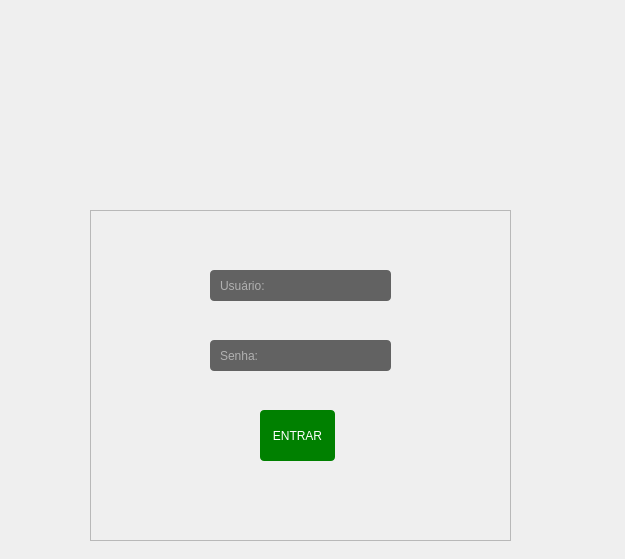
<?xml version="1.0" encoding="UTF-8"?>
<ui version="4.0">
 <class>Form</class>
 <widget class="QWidget" name="Form">
  <property name="geometry">
   <rect>
    <x>0</x>
    <y>0</y>
    <width>625</width>
    <height>559</height>
   </rect>
  </property>
  <property name="windowTitle">
   <string>PMP-Farmácias</string>
  </property>
  <property name="windowIcon">
   <iconset>
    <normaloff>../../../../../logo_pmp.ico</normaloff>../../../../../logo_pmp.ico</iconset>
  </property>
  <property name="styleSheet">
   <string notr="true"/>
  </property>
  <widget class="QFrame" name="frame">
   <property name="geometry">
    <rect>
     <x>90</x>
     <y>210</y>
     <width>421</width>
     <height>331</height>
    </rect>
   </property>
   <property name="frameShape">
    <enum>QFrame::StyledPanel</enum>
   </property>
   <property name="frameShadow">
    <enum>QFrame::Raised</enum>
   </property>
   <widget class="QLineEdit" name="userInput">
    <property name="geometry">
     <rect>
      <x>120</x>
      <y>60</y>
      <width>181</width>
      <height>31</height>
     </rect>
    </property>
    <property name="styleSheet">
     <string notr="true">font: 10pt &quot;MS Shell Dlg 2&quot;;
color:#fff;
background-color: rgba(0, 0, 0, 150);
border-radius:3.5px;
padding:8px;</string>
    </property>
    <property name="placeholderText">
     <string>Usuário:</string>
    </property>
   </widget>
   <widget class="QLineEdit" name="passwdInput">
    <property name="geometry">
     <rect>
      <x>120</x>
      <y>130</y>
      <width>181</width>
      <height>31</height>
     </rect>
    </property>
    <property name="styleSheet">
     <string notr="true">font: 10pt &quot;MS Shell Dlg 2&quot;;
color:#fff;
background-color: rgba(0, 0, 0, 150);
border-radius:3.5px;
padding:8px;</string>
    </property>
    <property name="echoMode">
     <enum>QLineEdit::Password</enum>
    </property>
    <property name="placeholderText">
     <string>Senha:</string>
    </property>
   </widget>
   <widget class="QPushButton" name="pushButton">
    <property name="geometry">
     <rect>
      <x>170</x>
      <y>200</y>
      <width>75</width>
      <height>51</height>
     </rect>
    </property>
    <property name="cursor">
     <cursorShape>PointingHandCursor</cursorShape>
    </property>
    <property name="styleSheet">
     <string notr="true">QPushButton{
	border-radius:3.5px;
	background-color:green;
	color:white;
}
QPushButton:hover{
	
	background-color:rgb(0,200,0);
	color:black;
}</string>
    </property>
    <property name="text">
     <string>ENTRAR</string>
    </property>
    <property name="flat">
     <bool>false</bool>
    </property>
   </widget>
  </widget>
  <widget class="QLabel" name="label_3">
   <property name="geometry">
    <rect>
     <x>170</x>
     <y>30</y>
     <width>271</width>
     <height>141</height>
    </rect>
   </property>
   <property name="text">
    <string/>
   </property>
   <property name="pixmap">
    <pixmap>../../../Downloads/logo_pmp.png</pixmap>
   </property>
  </widget>
  <widget class="QFrame" name="frame_2">
   <property name="geometry">
    <rect>
     <x>-11</x>
     <y>-1</y>
     <width>651</width>
     <height>581</height>
    </rect>
   </property>
   <property name="styleSheet">
    <string notr="true">background-image: url(:/images/wallpaper_pmp.jpg);</string>
   </property>
   <property name="frameShape">
    <enum>QFrame::StyledPanel</enum>
   </property>
   <property name="frameShadow">
    <enum>QFrame::Raised</enum>
   </property>
  </widget>
  <zorder>frame_2</zorder>
  <zorder>frame</zorder>
  <zorder>label_3</zorder>
 </widget>
 <resources>
  <include location="../../../py_images/images.qrc"/>
 </resources>
 <connections/>
</ui>
